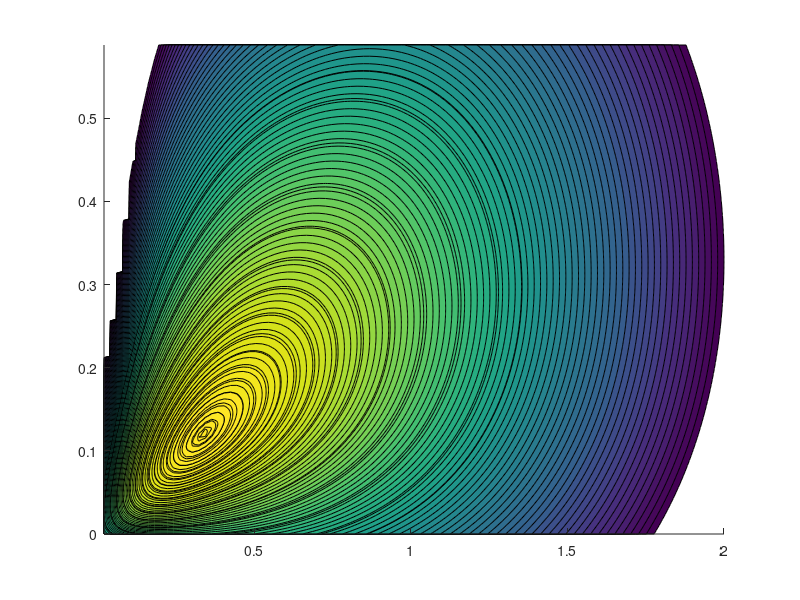

Recreate this plot in MATLAB. (Note: this script raises an error after producing the figure.)
clc
clear
NUM=1;
%NU=linspace(40e-6,40e-6,NUM);
for i=1:NUM
    %nu=NU(i);
    Fr=1.02;
    Res=8.45;
    Gam=0.05877;
    
    T=5/4;
    F=(1/Fr)^2;
    M=3/2;
    H=1/34;
    Y=Gam;
    R1=8.45; %Re*
    R=1/R1;
    
    ThreeDre=[];% store k2 series in 3Dplot

    %N1=100;
    N2=400;
    N3=100;
    %AA=linspace(0,1,N1);
    BB=linspace(0,20,N2);
    CC=linspace(0,2,N3);
    
    for k=1:N2
        B=BB(k);
        x1=[];
        x2=[];
        x3=[];
        x4=[];
        x5=[];
        %for j=1:N1
        for j=1:N3
            %A=AA(j);
            C=CC(j);
            %Y=-Ys.*(1+(1/3).*(hs.^2).*((A)^2+(H^2)*(B)^2-0*H*A*B));
            %R=(1/R1)*((A)^2+(H^2)*(B)^2);
                %aaa=1;            
                %bbb=(2*A*1i+2*R+A*T*1i+2*F*Y).*1i;                
                %ccc=-(-(A^2)*F*1i+(A^2)*T*2i+(A^2)*1i-(R^2)*1i-(F^2)*(Y^2)*1i+3*A*R+3*A*F*Y+A*R*T-F*R*Y*2i-(B^2)*F*(H^2)*1i+A*F*(M+T)*Y+B*F*H*M*Y).*1i;
                %ddd=A*B*F*H*M*(T-1)*Y*1i+B*F*H*M*R*Y+(A^2)*F*(T+M)*Y*1i+A*F*M*R*Y-(B^2)*(F^2)*(H^2)*Y*1i+B*(F^2)*H*M*(Y^2)+2*A*F*R*Y+A*(B^2)*F*(H^2)*T-(B^2)*F*(H^2)*R*1i-A*(B^2)*F*(H^2)-(A^2)*(F^2)*Y*1i+(A^2)*R*T*1i+(A^2)*F*(Y-R)*1i+A*(F^2)*(Y^2)*(M+1)-(A^3)*T+(A^2)*R*1i+A*(R^2)+(A^3)*F;
                aaa=R^2;
                bbb=R*1i + R*T*1i - C*R^2 - F*R*1i;
                ccc=F - T - C*R*3i - C*R*T*1i + 2*F*R*Y + 2*B^2*H^2*R^2 + F*M*R*Y;
                ddd=C + C^2*R*2i - F^2*Y*1i - C*F + 2*C*T + F*Y*1i + F*M*Y*1i + F*T*Y*1i + B^2*H^2*R*1i - B^2*F*H^2*R*2i + B^2*H^2*R*T*1i - 2*C*F*R*Y - 2*B^2*C*H^2*R^2 + B*F*H*M*R*Y;
                eee=F^2*Y^2 - 2*C^2 - C^2*T + F^2*M*Y^2 - C*F*Y*3i + B^4*H^4*R^2 - B^2*F*H^2 - B^2*C*H^2*R*3i + B^2*F*H^2*T - C*F*M*Y*1i - C*F*T*Y*1i - B^2*C*H^2*R*T*1i + 2*B^2*F*H^2*R*Y - B*F*H*M*Y*1i + B*F*H*M*T*Y*1i + B^2*F*H^2*M*R*Y;
                fff=- B^4*C*H^4*R^2 - B^4*F*H^4*R*1i + M*B^3*F*H^3*R*Y + B^2*C^2*H^2*R*2i - 2*B^2*C*F*H^2*R*Y - B^2*C*F*H^2 - B^2*F^2*H^2*Y*1i - M*B*C*F*H*Y*1i + M*B*F^2*H*Y^2 + C^3 + C^2*F*Y*2i - C*F^2*Y^2;

            coeffs=[aaa,bbb,ccc,ddd,eee,fff];
            result=roots(coeffs);
            x1(j)=imag(result(1,1));
            x2(j)=imag(result(2,1));
            x3(j)=imag(result(3,1));
            x4(j)=imag(result(4,1));
            x5(j)=imag(result(5,1));
            rx3(j)=real(result(3,1));
            rx1(j)=real(result(1,1));
            rx2(j)=real(result(2,1));
            rx4(j)=real(result(4,1));
            rx5(j)=real(result(5,1));
        end
        OneDre(k,:)=-x5(2:end);
        ThreeDre(k,:)=x3;
%     figure()
%     subplot(5,2,1)
%     plot(CC,x1)
%     hold on
%     subplot(5,2,2)
%     plot(CC,rx1)
%     hold on
%     subplot(5,2,3)
%     plot(CC,x2)
%     hold on
%     subplot(5,2,4)
%     plot(CC,rx2)
%     hold on
%     subplot(5,2,5)
%     plot(CC,x3)
%     hold on
%     subplot(5,2,6)
%     plot(CC,rx3)
%     hold on
%     subplot(5,2,7)
%     plot(CC,x4)
%     hold on
%     subplot(5,2,8)
%     plot(CC,rx4)
%     hold on
%     subplot(5,2,9)
%     plot(CC,x5)
%     hold on
%     subplot(5,2,10)
%     plot(CC,rx5)
%     hold on
    
    %figure()
    
    %plot(CC,-x5)
    %hold on
    
    %subplot(2,1,2)
    %plot(AA,rx1./AA)
    %hold on
    %subplot(3,1,2)
    %plot(AA,x2)
    %hold on
    %subplot(3,1,3)
    %plot(AA,rx3./AA)
    %hold on
    
    end
        
    figure()
    %subplot(2,1,1)
    %surf(CC(2:end),BB.*H,OneDre)
    
    %subplot(2,1,2)
    [Graph,c]=contourf(CC(2:end),BB.*H,OneDre,[0,max(OneDre)],'EdgeColor','none');
    shading interp
    hold on
    c.LineWidth = 1;
    [Graphb,c]=contour(CC(2:end),BB.*H,OneDre,'LevelList',[0 1e-2],'LineColor','black','LineWidth',1,'ShowText','on');
    [Graphbb,cbb]=contour(CC(2:end),BB.*H,OneDre,'LevelList',[0.013 0.014],'LineColor','black','LineWidth',1,'ShowText','on');
    legendstr{i}=['Res=',num2str(Res),'   ','Fr=',num2str(Fr)];
    legend(legendstr)
    xlabel('\Omega')
    ylabel('K_2')
    title('H=0.0294')
    
     %colormap hot
%     subplot(3,1,3)
%     gl=imagesc(OneDre);
%     set(gca,'ydir','normal')
%     
%     hold on
    
end
